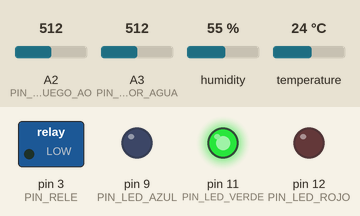
Recording of a sketch running on a simulated Arduino Uno, built with avr-gcc and run on an emulated ATmega328P. Parts: switched loads named in the sketch (green lamp = pin HIGH), output pins drawn as LEDs (lit = HIGH). Inputs (shaded band) come from the test bench; at power-on: A3 (PIN_SENSOR_AGUA) = 512, humidity 55 %, A2 (PIN_SENSOR_FUEGO_AO) = 512, temperature 24 °C. Pins used as bus, display or sensor lines are not drawn; what the sketch prints to the serial monitor is not drawn.

Above: at 3.5 s.
3.6 s: A3 (PIN_SENSOR_AGUA) set to 137
At 7.2 s:
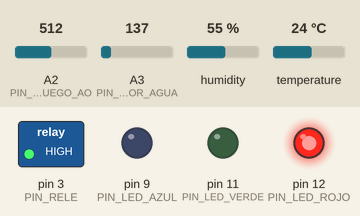
10.3 s: A3 (PIN_SENSOR_AGUA) set to 124
At 12.0 s:
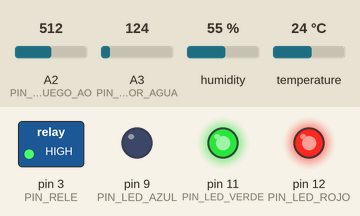
At 13.2 s:
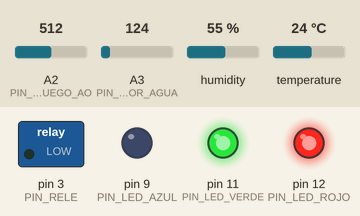
13.5 s: A3 (PIN_SENSOR_AGUA) set to 100
15.8 s: A3 (PIN_SENSOR_AGUA) set to 85
At 18.3 s:
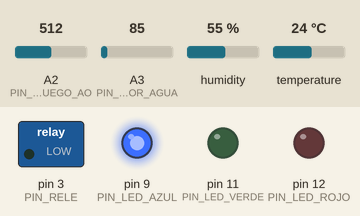
18.6 s: humidity set to 63 %
25.3 s: humidity set to 66 %
Timing chart, 0 to 28.9 s (numbered marks = the images above; inputs shaded):
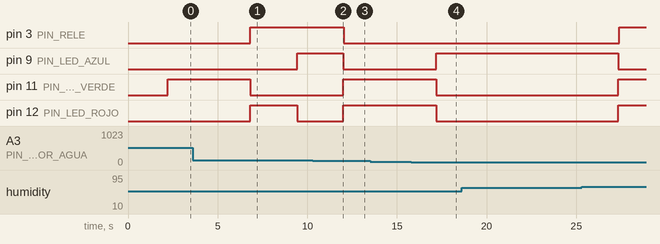

The sketch:

nodo2_centralizado_versionFinal.ino
```cpp
#include "DHT.h"

/*
 * SISTEMA DE SEGURIDAD DEL VEHÍCULO
 */

// =============================================
// CONFIGURACIÓN DEL SISTEMA
// =============================================

// Pines de Sensores
#define PIN_DHT 2
#define TIPO_DHT DHT22
#define PIN_ALIMENTACION_SENSOR_AGUA 7
#define PIN_SENSOR_FUEGO_AO A2
#define PIN_SENSOR_AGUA A3

// Pines de Actuadores
#define PIN_RELE 3
#define PIN_LED_ROJO 12
#define PIN_LED_VERDE 11
#define PIN_LED_AZUL 9

// Configuración de umbrales críticos
struct UmbralesSistema {
    float tempMotorAlerta = 31.0;
    float tempMotorCritica = 34.0;
    float humedadFiltracion = 60.0;
    int nivelFiltracionCritico = 130;
    int nivelFiltracionAlerta = 90;
    int nivelFiltracionLeve = 50;
    int fuegoEmergencia = 100;
    int fuegoAlerta = 350;
    int fuegoPrecaucion = 575;
} umbrales;

// Configuración de temporización
struct ConfiguracionTiempo {
    unsigned long intervaloPrincipal = 2000;
    unsigned long intervaloParpadeo = 500;
    unsigned long tiempoDebounce = 2500;
    unsigned long duracionPulsoDrenaje = 2000;
    unsigned long pausaPulsoDrenaje = 3000;
    unsigned long duracionTemporal = 5000;
    unsigned long pausaTemporal = 10000;
} config;

// Estados del sistema
enum EstadoSistema {
    NORMAL = 0,
    PRECAUCION = 1,
    ALERTA = 2,
    EMERGENCIA = 3
};

enum ModoRele {
    RELE_OFF = 0,
    RELE_PERMANENTE = 1,
    RELE_PULSOS = 2,
    RELE_TEMPORAL = 3
};

// Estructura para manejo de sensores con filtrado avanzado
struct DatosSensor {
    float valorActual = 0.0;
    float valorFiltrado = 0.0;
    float valorAnterior = 0.0;
    unsigned long ultimaLectura = 0;
    bool errorConsecutivo = false;
    int contadorErrores = 0;
    const int maxErrores = 5;

    void actualizarValor(float nuevoValor, float factorFiltro = 0.7) {
        if (!isnan(nuevoValor)) {
            valorAnterior = valorFiltrado;
            valorFiltrado = (factorFiltro * valorFiltrado) + ((1.0 - factorFiltro) * nuevoValor);
            valorActual = nuevoValor;
            ultimaLectura = millis();
            contadorErrores = 0;
            errorConsecutivo = false;
        } else {
            contadorErrores++;
            errorConsecutivo = (contadorErrores >= maxErrores);
        }
    }

    bool esValorValido() const {
        return !errorConsecutivo && (millis() - ultimaLectura) < 30000; // 30 segundos max
    }
};

// Variables del sistema
DHT dht(PIN_DHT, TIPO_DHT);
DatosSensor temperatura, humedad;
EstadoSistema estadoActual = NORMAL;
EstadoSistema estadoAnterior = NORMAL;
ModoRele modoReleActual = RELE_OFF;

// Variables de temporización y control
unsigned long tiempoUltimoCambioEstado = 0;
unsigned long tiempoInicioRele = 0;
unsigned long ultimoParpadeo = 0;
unsigned long ultimoReporte = 0;
unsigned long contadorCiclos = 0;

// Variables de estado de actuadores
bool estadoLedParpadeo = false;
bool estadoRele = false;

// Estructura para diagnóstico del sistema
struct DiagnosticoSistema {
    unsigned long tiempoFuncionamiento = 0;
    int reiniciosDetectados = 0;
    int erroresSensores = 0;
    int cambiosEstado = 0;

    void incrementarReiniciosLiberarmemoria() {
        reiniciosDetectados++;
    }

    void registrarErrorSensor() {
        erroresSensores++;
    }

    void registrarCambioEstado() {
        cambiosEstado++;
    }
} diagnostico;

void setup() {
    Serial.begin(9600);
    while (!Serial && millis() < 3000); // Esperar conexión serial máximo 3 segundos

    imprimirEncabezadoSistema();

    // Inicializar hardware
    inicializarPines();
    inicializarSensores();

    // Estado inicial seguro
    establecerEstadoInicial();

    Serial.println(F("✅ Sistema inicializado correctamente"));
    Serial.print(F("⏱️ Debounce configurado a: "));
    Serial.print(config.tiempoDebounce);
    Serial.println(F(" ms"));
    Serial.println(F("🔄 Iniciando monitoreo continuo..."));

    tiempoUltimoCambioEstado = millis();
    ultimoReporte = millis();
}

void loop() {
    unsigned long tiempoActual = millis();
    contadorCiclos++;

    // Actualizar tiempo de funcionamiento
    diagnostico.tiempoFuncionamiento = tiempoActual;

    // Lectura y procesamiento de sensores
    procesarSensores();

    // Evaluación del estado del sistema con debounce
    evaluarEstadoSistema(tiempoActual);

    // Control de actuadores
    controlarActuadores(tiempoActual);

    // Reporte periódico (cada 30 segundos o cambio de estado)
    if (tiempoActual - ultimoReporte > 30000 || estadoActual != estadoAnterior) {
        generarReporteSistema();
        ultimoReporte = tiempoActual;
    }

    // Intervalo principal
    delay(config.intervaloPrincipal);
}

void imprimirEncabezadoSistema() {
    Serial.println(F("================================================"));
    Serial.println(F("🚗 SISTEMA DE SEGURIDAD VEHICULAR v2.1"));
    Serial.println(F("📊 Nodo Central Inteligente - Respuesta Rápida"));
    Serial.println(F("🔧 Versión: Debounce optimizado (2.5s)"));
    Serial.println(F("================================================"));
}

void inicializarPines() {
    // Configurar pines de sensores
    pinMode(PIN_ALIMENTACION_SENSOR_AGUA, OUTPUT);
    digitalWrite(PIN_ALIMENTACION_SENSOR_AGUA, LOW);

    // Configurar pines de actuadores
    pinMode(PIN_RELE, OUTPUT);
    pinMode(PIN_LED_ROJO, OUTPUT);
    pinMode(PIN_LED_VERDE, OUTPUT);
    pinMode(PIN_LED_AZUL, OUTPUT);

    Serial.println(F("🔌 Pines configurados"));
}

void inicializarSensores() {
    dht.begin();
    delay(2000); // Tiempo de estabilización del DHT22

    // Lectura inicial para calibrar filtros
    float tempInicial = dht.readTemperature();
    float humInicial = dht.readHumidity();

    if (!isnan(tempInicial) && !isnan(humInicial)) {
        temperatura.valorFiltrado = tempInicial;
        humedad.valorFiltrado = humInicial;
        Serial.println(F("🌡️ Sensores DHT22 calibrados"));
    } else {
        Serial.println(F("⚠️ Error inicial en DHT22 - usando valores por defecto"));
        temperatura.valorFiltrado = 25.0;
        humedad.valorFiltrado = 50.0;
        diagnostico.registrarErrorSensor();
    }
}

void establecerEstadoInicial() {
    digitalWrite(PIN_RELE, LOW);
    apagarTodosLeds();
    digitalWrite(PIN_LED_VERDE, HIGH);
    estadoActual = NORMAL;
    modoReleActual = RELE_OFF;
}

void procesarSensores() {
    // Lectura DHT22 con manejo de errores
    float tempRaw = dht.readTemperature();
    float humRaw = dht.readHumidity();

    temperatura.actualizarValor(tempRaw);
    humedad.actualizarValor(humRaw);

    if (!temperatura.esValorValido() || !humedad.esValorValido()) {
        diagnostico.registrarErrorSensor();
    }
}

int leerSensorAgua() {
    digitalWrite(PIN_ALIMENTACION_SENSOR_AGUA, HIGH);
    delay(100); // Tiempo de estabilización mejorado

    // Realizar múltiples lecturas para mayor precisión
    long suma = 0;
    const int numLecturas = 5;

    for (int i = 0; i < numLecturas; i++) {
        suma += analogRead(PIN_SENSOR_AGUA);
        delay(10);
    }

    digitalWrite(PIN_ALIMENTACION_SENSOR_AGUA, LOW);

    return suma / numLecturas;
}

void evaluarEstadoSistema(unsigned long tiempoActual) {
    // Leer todos los sensores
    int nivelAgua = leerSensorAgua();
    int valorFuego = analogRead(PIN_SENSOR_FUEGO_AO);

    // Análisis de condiciones críticas
    bool fuegoEmergencia = (valorFuego <= umbrales.fuegoEmergencia);
    bool fuegoAlerta = (valorFuego > umbrales.fuegoEmergencia && valorFuego <= umbrales.fuegoAlerta);
    bool fuegoPrecaucion = (valorFuego > umbrales.fuegoAlerta && valorFuego <= umbrales.fuegoPrecaucion);

    bool tempCritica = (temperatura.valorFiltrado > umbrales.tempMotorCritica);
    bool tempAlerta = (temperatura.valorFiltrado > umbrales.tempMotorAlerta &&
                      temperatura.valorFiltrado <= umbrales.tempMotorCritica);

    bool aguaCritica = (nivelAgua > umbrales.nivelFiltracionCritico);
    bool aguaAlerta = (nivelAgua > umbrales.nivelFiltracionAlerta &&
                      nivelAgua <= umbrales.nivelFiltracionCritico);
    bool aguaLeve = (nivelAgua > umbrales.nivelFiltracionLeve &&
                    nivelAgua <= umbrales.nivelFiltracionAlerta);

    bool humedadAlta = (humedad.valorFiltrado > umbrales.humedadFiltracion);

    // Determinar nuevo estado con lógica mejorada
    EstadoSistema nuevoEstado = NORMAL;

    // Condiciones de emergencia (máxima prioridad)
    if (fuegoEmergencia || tempCritica || aguaCritica ||
        (fuegoAlerta && tempAlerta) ||
        (fuegoAlerta && aguaAlerta) ||
        (tempAlerta && aguaAlerta && humedadAlta)) {
        nuevoEstado = EMERGENCIA;
    }
    // Condiciones de alerta
    else if (fuegoAlerta || tempAlerta || aguaAlerta ||
             (humedadAlta && (fuegoPrecaucion || aguaLeve || tempAlerta))) {
        nuevoEstado = ALERTA;
    }
    // Condiciones de precaución
    else if (fuegoPrecaucion || aguaLeve ||
             (humedadAlta && temperatura.valorFiltrado > 28.0)) {
        nuevoEstado = PRECAUCION;
    }

    // Aplicar debounce para cambios de estado (AHORA 2.5 segundos)
    if (nuevoEstado != estadoActual) {
        if (tiempoActual - tiempoUltimoCambioEstado > config.tiempoDebounce) {
            cambiarEstadoSistema(nuevoEstado);
            tiempoUltimoCambioEstado = tiempoActual;
        }
    } else {
        tiempoUltimoCambioEstado = tiempoActual; // Reset debounce si el estado se mantiene
    }
}

void cambiarEstadoSistema(EstadoSistema nuevoEstado) {
    if (nuevoEstado == estadoActual) return;

    estadoAnterior = estadoActual;
    estadoActual = nuevoEstado;
    diagnostico.registrarCambioEstado();

    Serial.println(F("\n🔄 === CAMBIO DE ESTADO DETECTADO ==="));
    Serial.print(F("📊 Estado anterior: ")); imprimirNombreEstado(estadoAnterior);
    Serial.print(F("📊 Estado actual: ")); imprimirNombreEstado(estadoActual);

    // Configurar actuadores según el nuevo estado
    switch (estadoActual) {
        case EMERGENCIA:
            configurarRele(RELE_PERMANENTE);
            configurarLeds(true, false, false); // Rojo con parpadeo
            Serial.println(F("🚨 ACCIÓN: Corte de emergencia activado"));
            break;

        case ALERTA:
            configurarRele(RELE_TEMPORAL);
            configurarLeds(true, true, false); // Amarillo
            Serial.println(F("⚠️ ACCIÓN: Sistema auxiliar activado"));
            break;

        case PRECAUCION:
            configurarRele(RELE_OFF);
            configurarLeds(false, false, true); // Azul
            Serial.println(F("🟡 ACCIÓN: Monitoreo intensivo"));
            break;

        case NORMAL:
            configurarRele(RELE_OFF);
            configurarLeds(false, true, false); // Verde
            Serial.println(F("✅ ACCIÓN: Operación normal"));
            break;
    }
}

void configurarRele(ModoRele nuevoModo) {
    if (modoReleActual != nuevoModo) {
        modoReleActual = nuevoModo;
        tiempoInicioRele = millis();

        switch (nuevoModo) {
            case RELE_OFF:
                digitalWrite(PIN_RELE, LOW);
                estadoRele = false;
                break;
            case RELE_PERMANENTE:
                digitalWrite(PIN_RELE, HIGH);
                estadoRele = true;
                break;
            default:
                // Para modos temporales y pulsos, se maneja en controlarActuadores()
                break;
        }
    }
}

void configurarLeds(bool rojo, bool verde, bool azul) {
    apagarTodosLeds();
    if (rojo) digitalWrite(PIN_LED_ROJO, HIGH);
    if (verde) digitalWrite(PIN_LED_VERDE, HIGH);
    if (azul) digitalWrite(PIN_LED_AZUL, HIGH);
}

void apagarTodosLeds() {
    digitalWrite(PIN_LED_ROJO, LOW);
    digitalWrite(PIN_LED_VERDE, LOW);
    digitalWrite(PIN_LED_AZUL, LOW);
}

void controlarActuadores(unsigned long tiempoActual) {
    // Control de parpadeo en emergencia
    if (estadoActual == EMERGENCIA &&
        tiempoActual - ultimoParpadeo > config.intervaloParpadeo) {
        estadoLedParpadeo = !estadoLedParpadeo;
        if (estadoLedParpadeo) {
            configurarLeds(true, false, false);
        } else {
            configurarLeds(false, false, true);
        }
        ultimoParpadeo = tiempoActual;
    }

    // Control de relé según modo
    controlarReleInteligente(tiempoActual);
}

void controlarReleInteligente(unsigned long tiempoActual) {
    unsigned long tiempoTranscurrido = tiempoActual - tiempoInicioRele;

    switch (modoReleActual) {
        case RELE_PULSOS:
            if (!estadoRele && tiempoTranscurrido >= config.pausaPulsoDrenaje) {
                digitalWrite(PIN_RELE, HIGH);
                estadoRele = true;
                tiempoInicioRele = tiempoActual;
            } else if (estadoRele && tiempoTranscurrido >= config.duracionPulsoDrenaje) {
                digitalWrite(PIN_RELE, LOW);
                estadoRele = false;
                tiempoInicioRele = tiempoActual;
            }
            break;

        case RELE_TEMPORAL:
            if (!estadoRele && tiempoTranscurrido >= config.pausaTemporal) {
                digitalWrite(PIN_RELE, HIGH);
                estadoRele = true;
                tiempoInicioRele = tiempoActual;
            } else if (estadoRele && tiempoTranscurrido >= config.duracionTemporal) {
                digitalWrite(PIN_RELE, LOW);
                estadoRele = false;
                tiempoInicioRele = tiempoActual;
            }
            break;
    }
}

void generarReporteSistema() {
    Serial.println(F("\n📊 === REPORTE DEL SISTEMA ==="));

    // Estado general
    Serial.print(F("🚗 Estado: "));
    imprimirNombreEstado(estadoActual);

    // Datos de sensores con validación
    Serial.print(F("🌡️ Temperatura: "));
    if (temperatura.esValorValido()) {
        Serial.print(temperatura.valorFiltrado, 1);
        Serial.print(F("°C"));
        evaluarUmbralTemperatura();
    } else {
        Serial.print(F("ERROR - Sensor DHT22"));
    }
    Serial.println();

    Serial.print(F("💧 Humedad: "));
    if (humedad.esValorValido()) {
        Serial.print(humedad.valorFiltrado, 1);
        Serial.print(F("%"));
        if (humedad.valorFiltrado > umbrales.humedadFiltracion) {
            Serial.print(F(" - ALTA"));
        }
    } else {
        Serial.print(F("ERROR - Sensor DHT22"));
    }
    Serial.println();

    // Sensor de agua
    int nivelAgua = leerSensorAgua();
    Serial.print(F("🌊 Nivel agua: "));
    Serial.print(nivelAgua);
    evaluarUmbralAgua(nivelAgua);
    Serial.println();

    // Sensor de fuego
    int valorFuego = analogRead(PIN_SENSOR_FUEGO_AO);
    Serial.print(F("🔥 Detector fuego: "));
    Serial.print(valorFuego);
    evaluarUmbralFuego(valorFuego);
    Serial.println();

    // Estado del relé
    Serial.print(F("🔌 Relé: "));
    imprimirEstadoRele();

    // Diagnóstico del sistema
    Serial.print(F("⏱️ Tiempo funcionamiento: "));
    Serial.print(diagnostico.tiempoFuncionamiento / 1000);
    Serial.println(F(" segundos"));

    Serial.print(F("🔄 Ciclos completados: "));
    Serial.println(contadorCiclos);

    if (diagnostico.erroresSensores > 0) {
        Serial.print(F("⚠️ Errores sensores: "));
        Serial.println(diagnostico.erroresSensores);
    }

    Serial.println(F("================================"));
}

void imprimirNombreEstado(EstadoSistema estado) {
    switch (estado) {
        case NORMAL: Serial.println(F("✅ NORMAL")); break;
        case PRECAUCION: Serial.println(F("🟡 PRECAUCIÓN")); break;
        case ALERTA: Serial.println(F("⚠️ ALERTA")); break;
        case EMERGENCIA: Serial.println(F("🚨 EMERGENCIA")); break;
    }
}

void evaluarUmbralTemperatura() {
    if (temperatura.valorFiltrado > umbrales.tempMotorCritica) {
        Serial.print(F(" - CRÍTICO"));
    } else if (temperatura.valorFiltrado > umbrales.tempMotorAlerta) {
        Serial.print(F(" - ALERTA"));
    }
}

void evaluarUmbralAgua(int nivel) {
    if (nivel > umbrales.nivelFiltracionCritico) {
        Serial.print(F(" - CRÍTICO"));
    } else if (nivel > umbrales.nivelFiltracionAlerta) {
        Serial.print(F(" - ALERTA"));
    } else if (nivel > umbrales.nivelFiltracionLeve) {
        Serial.print(F(" - LEVE"));
    }
}

void evaluarUmbralFuego(int valor) {
    if (valor <= umbrales.fuegoEmergencia) {
        Serial.print(F(" - EMERGENCIA"));
    } else if (valor <= umbrales.fuegoAlerta) {
        Serial.print(F(" - ALERTA"));
    } else if (valor <= umbrales.fuegoPrecaucion) {
        Serial.print(F(" - PRECAUCIÓN"));
    }
}

void imprimirEstadoRele() {
    switch (modoReleActual) {
        case RELE_OFF: Serial.println(F("Desactivado")); break;
        case RELE_PERMANENTE: Serial.println(F("CORTE EMERGENCIA")); break;
        case RELE_PULSOS: Serial.println(F("Pulsos drenaje")); break;
        case RELE_TEMPORAL: Serial.println(F("Activación temporal")); break;
    }
}
```

Measured:
- the behaviour switches between 131 and 130 on A3 (PIN_SENSOR_AGUA) (found by bisection; images 1 and 2)
- the behaviour switches between 91 and 90 on A3 (PIN_SENSOR_AGUA) (found by bisection; images 3 and 4)
- after the input at 10.3 s, pin 3 (PIN_RELE): HIGH → LOW after 1.7 s; pin 11 (PIN_LED_VERDE): LOW → HIGH after 1.7 s
- after the input at 13.5 s, every drawn part: stays the same
- after the input at 15.8 s, pin 9 (PIN_LED_AZUL): LOW → HIGH after 1.4 s; pin 11 (PIN_LED_VERDE), pin 12 (PIN_LED_ROJO): HIGH → LOW after 1.4 s
- after the input at 18.6 s, every drawn part: stays the same
